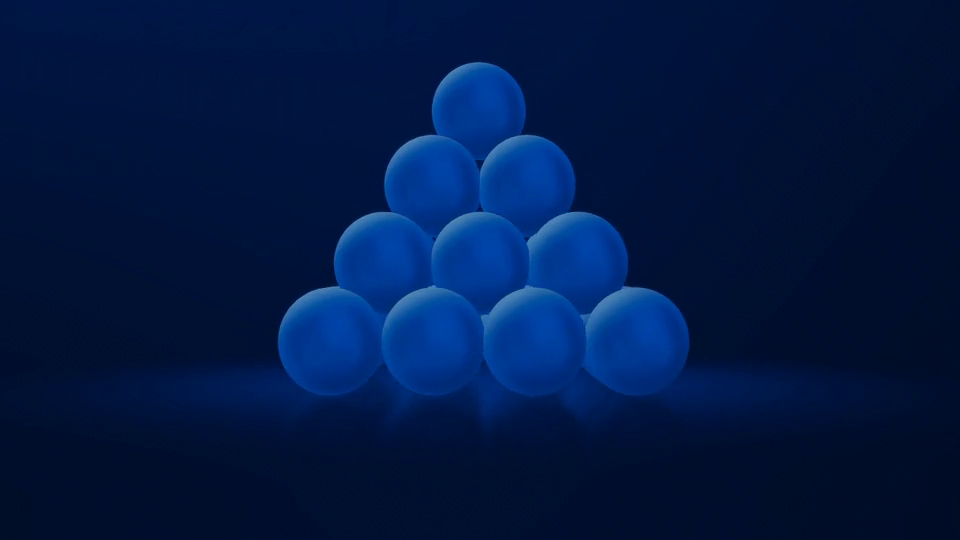
#> input picture frame 25 of sample.mp4, 960 x 540 px
$ python color_tracking.py
#> lines starting #> are read from the running program, lines starting #| are printed output that depends on the picture; after the words box and inside, x2 and y2 are one past the last pixel; in counts of white or black regions, pixels touching at a corner belong together
import cv2
import numpy as np

# Path to the video file
video_path = "sample.mp4"

# Define the color range in HSV (Example: Blue color)
lower_color = np.array([100, 150, 50])   # Lower bound
upper_color = np.array([140, 255, 255])  # Upper bound

# Open the video file
cap = cv2.VideoCapture(video_path)
if not cap.isOpened():
    print("❌ Error: Video file not found.")
    exit()

while True:
    ret, frame = cap.read()
#> frame is the input picture: shape (540, 960, 3); mean B, G, R 68.8, 24.4, 0.9
    if not ret:
        break

    # Convert frame to HSV color space
    hsv = cv2.cvtColor(frame, cv2.COLOR_BGR2HSV)
#> hsv: shape (540, 960, 3); mean H, S, V 110, 253.6, 68.8

    # Create a mask for the chosen color
    mask = cv2.inRange(hsv, lower_color, upper_color)
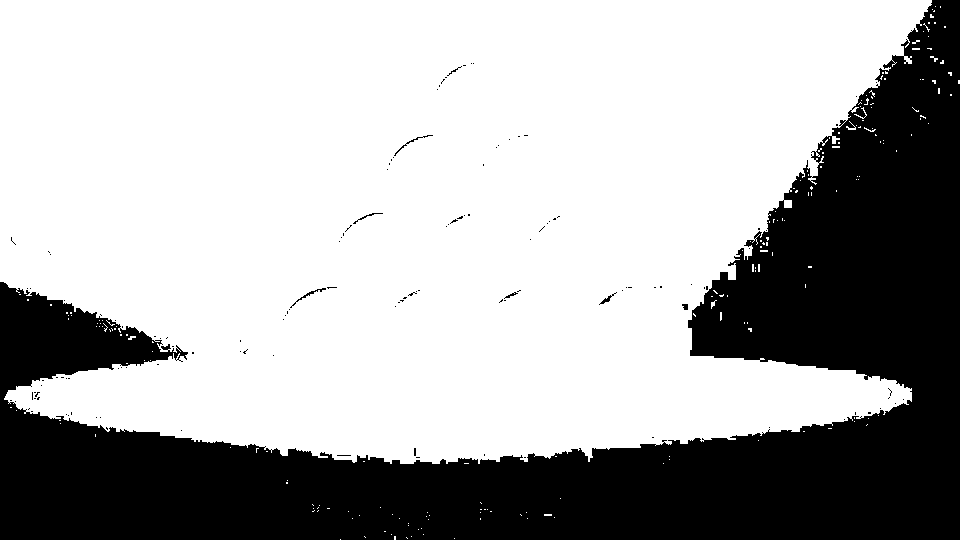
#> mask: shape (540, 960); 67.5% white; 129 black regions (121 under 20 px), largest, box (x1, y1, x2, y2) and area: (0, 0, 960, 540) 167972, (290, 288, 326, 308) 75, (394, 135, 433, 156) 64

    # Apply the mask to the original frame
    result = cv2.bitwise_and(frame, frame, mask=mask)
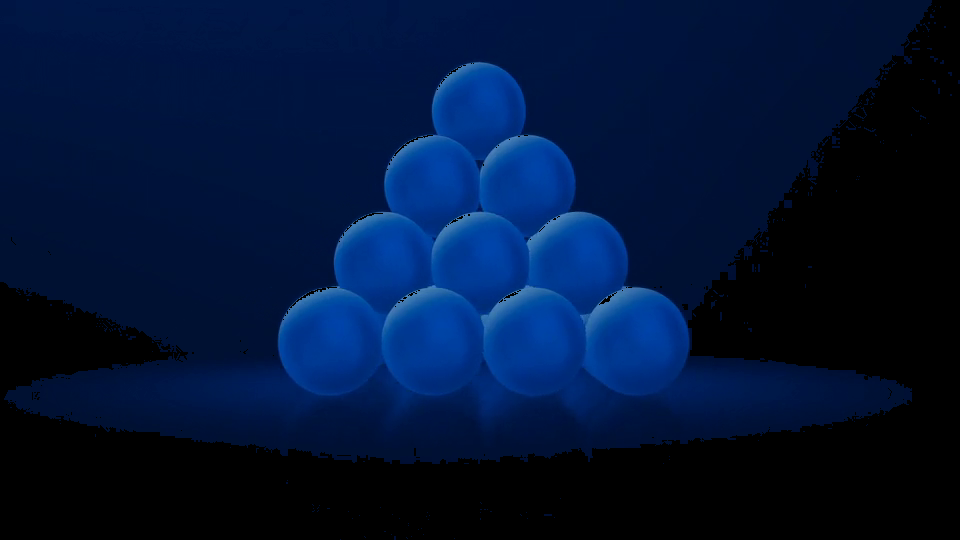
#> result: shape (540, 960, 3); mean B, G, R 54.2, 19.7, 0.8

    # Display results
    cv2.imshow("Original", frame)
    cv2.imshow("Mask", mask)
    cv2.imshow("Tracked Color", result)

    # Press ESC to exit
    if cv2.waitKey(30) & 0xFF == 27:
#> (key Esc is pressed here)
        break

cap.release()
cv2.destroyAllWindows()

$ run again, starting later in the video
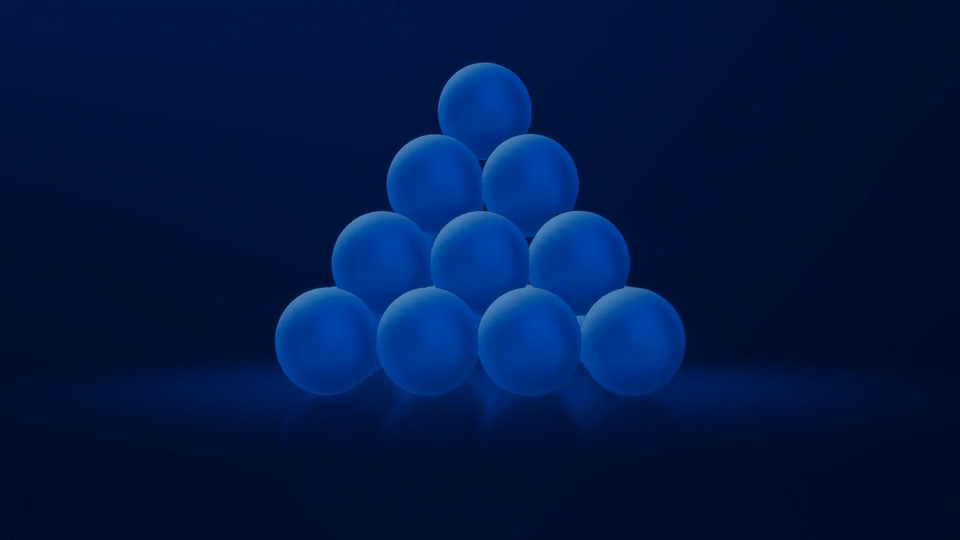
#> input picture frame 201 of sample.mp4, 960 x 540 px
#> frame is the input picture: shape (540, 960, 3); mean B, G, R 68.9, 24.4, 0.9
#> hsv: shape (540, 960, 3); mean H, S, V 110, 253.6, 68.9
#> `mask = cv2.inRange(hsv, lower_color, upper_color)`:
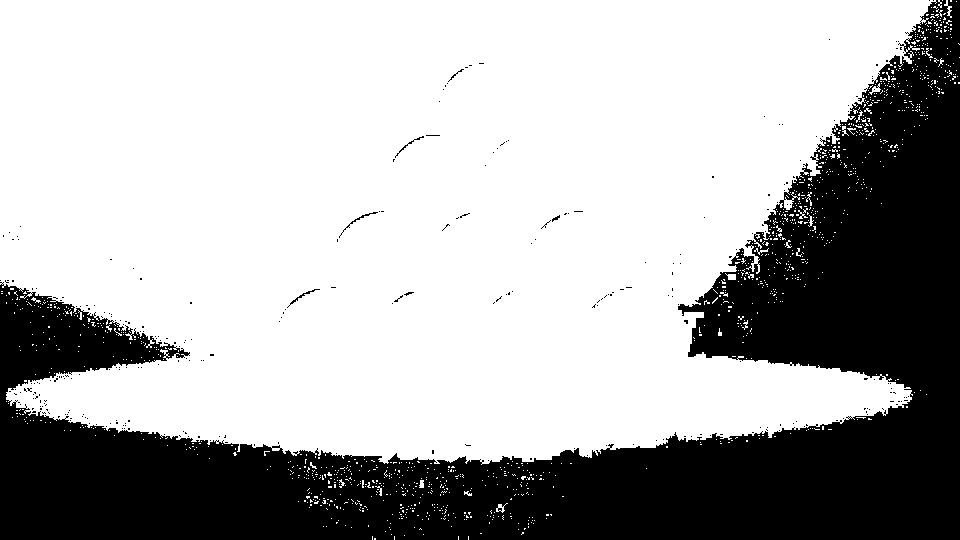
#> mask: shape (540, 960); 68% white; 294 black regions (288 under 20 px), largest, box (x1, y1, x2, y2) and area: (0, 0, 960, 540) 165034, (339, 212, 378, 238) 70, (287, 289, 320, 308) 64, (395, 136, 424, 158) 53, (448, 69, 464, 82) 27, (552, 215, 560, 222) 23
#> `result = cv2.bitwise_and(frame, frame, mask=mask)`:
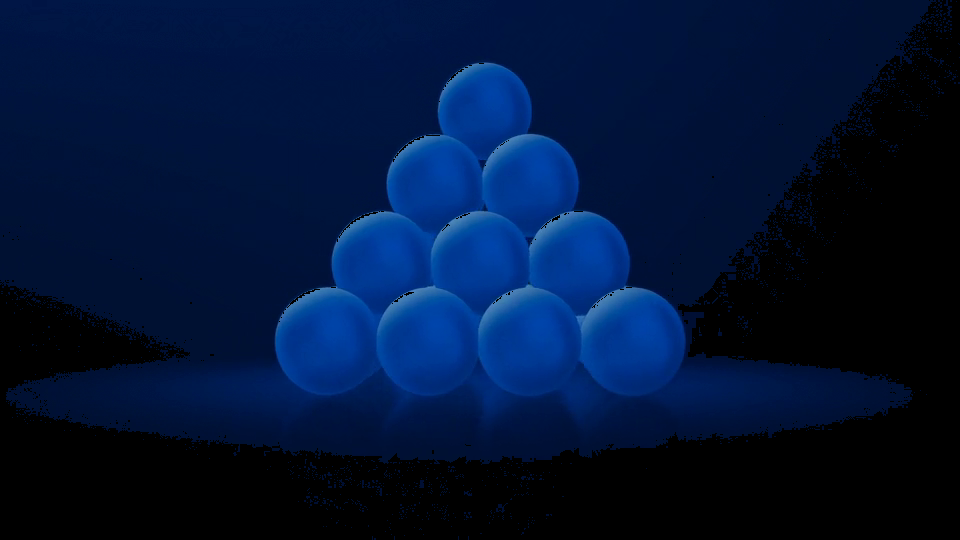
#> result: shape (540, 960, 3); mean B, G, R 54.5, 19.7, 0.8
